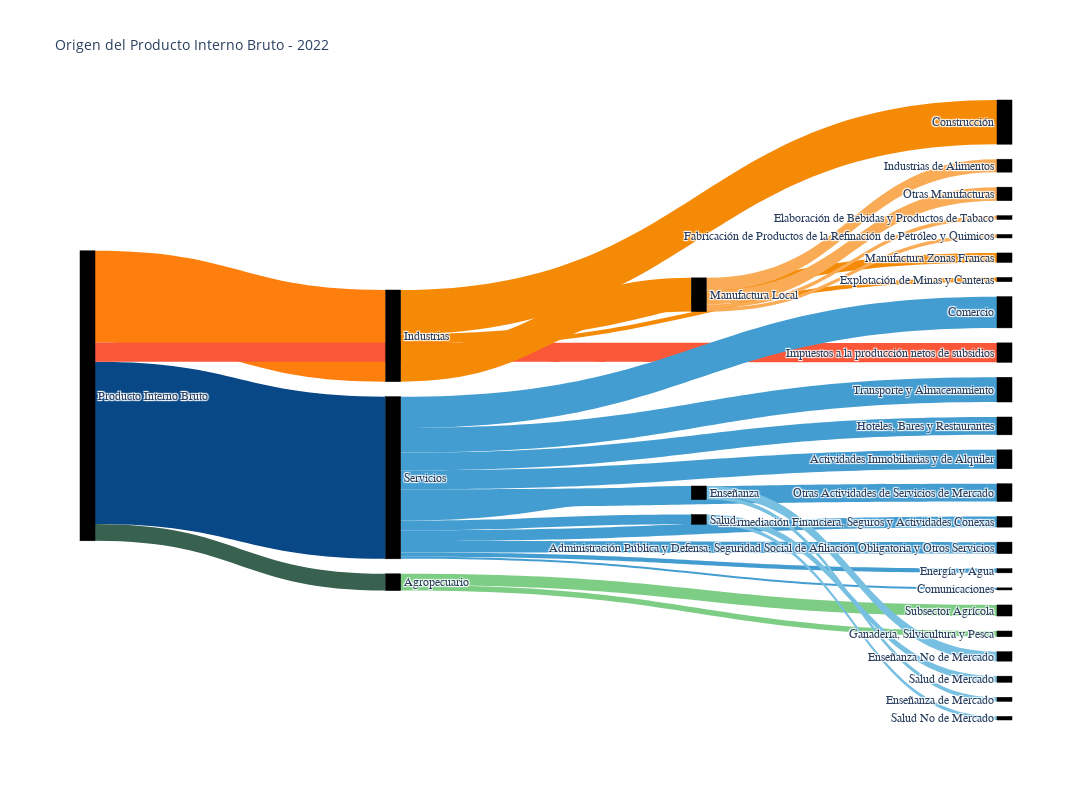

Source (notebook cell):
### Markdown cell above
## Crear Sankey

Utilizaremos la libreria _plotly_ para generar el diagrama. El codigo es el siguiente:

### Code cell
import plotly.graph_objects as go

# Construir la figura. 
fig = go.Figure(data=[go.Sankey(

    # Para elegir el font a utilizar, tamaño, etc
    textfont = dict(
        family = 'Arial',
        size = 12
    ),

    # Para especificar los nombres de los nodes, tamaños, colores, etc
   node = dict(
      pad = 15,
      thickness = 15,
      line = dict(color = "black", width = 0.5),
      label = df_nodes['label'],
      color = 'black'
   ),

    # Insertar los links
   link = dict(
      source=df_links['fuente_id'],
      target=df_links['objetivo_id'],
      value=df_links['valor'],
      color=df_links['link_color'],
   )
)])

# Cambiar caracteristicas de la figura, como titulo, tamaño, etc
fig.update_layout(
   title_text="Origen del Producto Interno Bruto - 2022",
   font_size=10,
   width = 1200,
   height=800
)

### Figure 1 — Plotly figure (JSON) as saved in the notebook; plotly's stock layout.template omitted (floating-point values rounded to 4 significant figures)
{"data": [{"link": {"color": ["#386150", "#ff7f0e", "#084887", "#f95738", "#7dcd85", "#7dcd85", "#f58a07", "#f58a07", "#f58a07", "#f58a07", "#f9ab55", "#f9ab55", "#f9ab55", "#f9ab55", "#449dd1", "#449dd1", "#449dd1", "#449dd1", "#449dd1", "#449dd1", "#449dd1", "#449dd1", "#449dd1", "#449dd1", "#449dd1", "#78c0e0", "#78c0e1", "#78c0e2", "#78c0e3"], "source": [0, 0, 0, 0, 1, 1, 2, 2, 2, 2, 8, 8, 8, 8, 3, 3, 3, 3, 3, 3, 3, 3, 3, 3, 3, 22, 22, 23, 23], "target": [1, 2, 3, 4, 5, 6, 7, 8, 9, 10, 11, 12, 13, 14, 15, 16, 17, 18, 19, 20, 21, 22, 23, 24, 25, 26, 27, 28, 29], "value": [362400.0, 1979000.0, 3500000.0, 419200.0, 238900.0, 123500.0, 90670.0, 728700.0, 205000.0, 954300.0, 279500.0, 82240.0, 75130.0, 291900.0, 91630.0, 674100.0, 384900.0, 533400.0, 45370.0, 230300.0, 408500.0, 292000.0, 210100.0, 382200.0, 247900.0, 88830.0, 203100.0, 132400.0, 77670.0]}, "node": {"color": "black", "label": ["Producto Interno Bruto", "Agropecuario", "Industrias", "Servicios", "Impuestos a la producción netos de subsidios", "Subsector Agrícola", "Ganadería, Silvicultura y Pesca", "Explotación de Minas y Canteras", "Manufactura Local", "Manufactura Zonas Francas", "Construcción", "Industrias de Alimentos", "Elaboración de Bebidas y Productos de Tabaco", "Fabricación de Productos de la Refinación de Petróleo y Quimicos", "Otras Manufacturas", "Energía y Agua", "Comercio", "Hoteles, Bares y Restaurantes", "Transporte y Almacenamiento", "Comunicaciones", "Intermediación Financiera, Seguros y Actividades Conexas", "Actividades Inmobiliarias y de Alquiler", "Enseñanza", "Salud", "Otras Actividades de Servicios de Mercado", "Administración Pública y Defensa; Seguridad Social de Afiliación Obligatoria y Otros Servicios", "Enseñanza de Mercado", "Enseñanza No de Mercado", "Salud de Mercado", "Salud No de Mercado"], "line": {"color": "black", "width": 0.5}, "pad": 15, "thickness": 15}, "textfont": {"family": "Arial", "size": 12}, "type": "sankey"}], "layout": {"font": {"size": 10}, "height": 800, "title": {"text": "Origen del Producto Interno Bruto - 2022"}, "width": 1200}}
